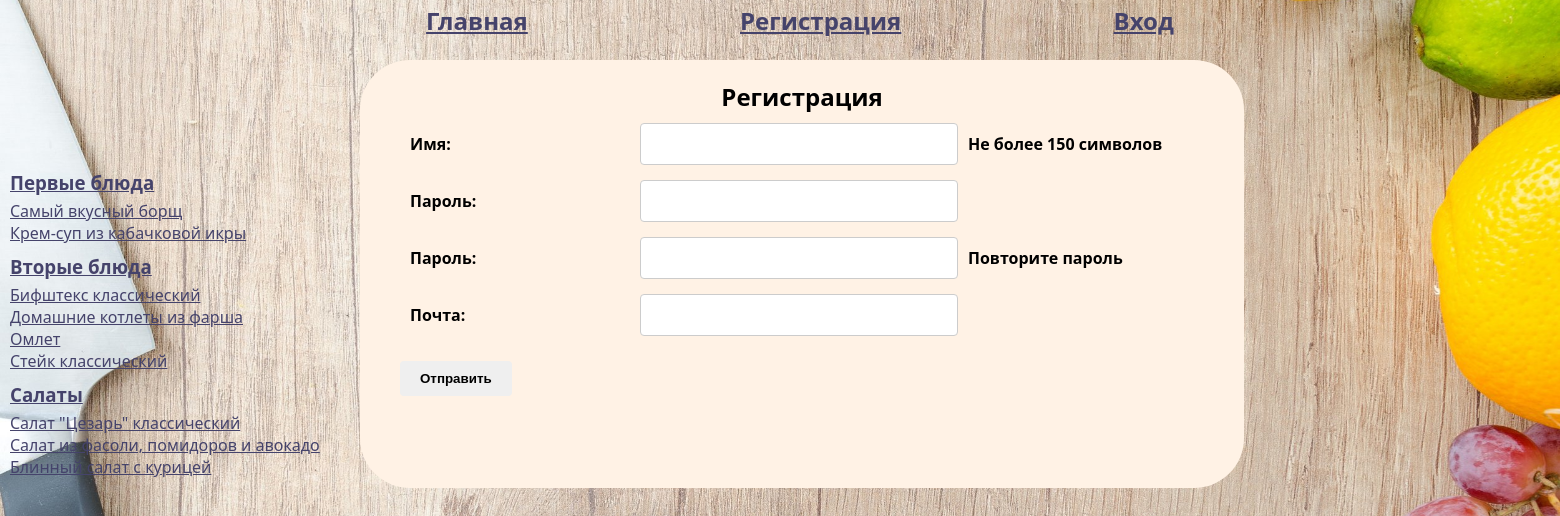
Page /registration/ on the committed database.
### recipe_website/models.py (models this page shows, shortened)
class Categories(models.Model):
    categories_name = models.CharField(max_length=100, unique=True)

class Recipes(models.Model):
    name_recept = models.CharField(max_length=100)
    description = models.CharField(max_length=500)
    ingredients = models.TextField(help_text='После каждого ингредиента ставьте ";" для разделения')
    cooking_steps = models.TextField(help_text='После каждого шага ставьте ";" для разделения')
    cooking_time = models.TimeField(help_text='Формат "чч:мм"')
    image = models.ImageField(upload_to='recipe_website')
    user = models.ForeignKey(User, on_delete=models.CASCADE)

### recipe_website/views.py (the view, shortened to what this page needs)
# urls.py: path('registration/', RegisterView.as_view(), name='registration'),
class RegisterView(CreateView):
    template_name = 'recipe_website/registration.html'
    form_class = CustomForm
    success_url = '/'
    log.info("Происходит регистрация")

### recipe_website/forms.py (shortened to what this page needs)
class CustomForm(UserCreationForm):
    password1 = forms.CharField(
        widget=forms.PasswordInput,
        help_text='',
        validators=[],
    )
    password2 = forms.CharField(
        widget=forms.PasswordInput,
        help_text='Повторите пароль',
        validators=[],
    )
    email = forms.EmailField(
        error_messages={"invalid": "Неверный формат почты"},
    )
    def __init__(self, *args, **kwargs):
        super().__init__(*args, **kwargs)
        self.fields['username'].label = 'Имя'
        self.fields['password1'].label = 'Пароль'
        self.fields['password2'].label = 'Пароль'
        self.fields['email'].label = 'Почта'
    class Meta:
        model = User
        fields = ['username', 'password1', 'password2', 'email']
        error_messages = {
            'username': {
                'unique': "Пользователь с таким именем уже существует.",
            },
        }
        help_texts = {
            'username': 'Не более 150 символов',
        }

### recipe_website/context_processors.py (called while the page is built)
def categories(request):
    list_categories = Categories.objects.all()
    recipes = Recipes.objects.all()
    summary = Summary.objects.all()
    dict_categories = {(category.categories_name, category.pk): [] for category in list_categories}
    for category in list_categories:
        recipes_id = summary.filter(categories=category.pk).values_list('recipes_id', flat=True)
        dict_categories[(category.categories_name, category.pk)] = recipes.filter(id__in=recipes_id).order_by('-id')[:4]
    return {'dict_categories': dict_categories}

### recipe_website/templates/recipe_website/registration.html (shortened to what this page needs)
{% extends 'recipe_website/index.html' %}
{% block right_bar %}
    <h2>Регистрация</h2>
    <form method="post">
        {{ form.as_p }}
    <button type="submit">Отправить</button>
    </form>
{% endblock %}

### recipe_website/templates/recipe_website/base.html (shortened to what this page needs)
<!DOCTYPE html>
<html lang="en">
<head>
    {% load static %}
    <link rel="stylesheet" href={% static 'static_recipe_website/style.css' %}>
</head>
<body>
    <header class="header">
        <div class="menu_header">
            <a href="{% url "recipe_website:index_page" %}"><h2>Главная</h2></a>
            {% if user.is_authenticated %}
                <a href="{% url "recipe_website:my_recept" %}"><h2>Мои рецепты</h2></a>
                <a href="{% url "recipe_website:create_recept" %}"><h2>Написать рецепт</h2></a>
                <a href="{% url "recipe_website:logout" %}"><h2>Выход</h2></a>
                 {% else %}
                <a href="{% url "recipe_website:registration" %}"><h2>Регистрация</h2></a>
                <a href="{% url "recipe_website:login" %}"><h2>Вход</h2></a>
            {% endif %}
        </div>
    </header>
    <div class="top_1">
        <div class="left_bar">
            {% block left_bar %}
                <div class="left_bar_text">
                    {% for category, recipes in dict_categories.items %}
                        <div class="category">
                            <h3><a href="{% url 'recipe_website:categories' pk=category.1 %}">{{ category.0 }}</a></h3>
                            {% for recept in recipes %}
                                <a href="{% url 'recipe_website:recept_detail' pk=recept.pk %}">{{ recept.name_recept }}</a>
                                <br>
                            {% endfor %}
                        </div>
                    {% endfor %}
                </div>
            {% endblock %}
        </div>
        <div class="right_bar">
            <div class="list_text_center">
                {% block right_bar %}
                {% endblock %}
            </div>
        </div>
    </div>
</body>
</html>

### recipe_website/static/static_recipe_website/style.css (style rules this page uses)
* { margin: 0; padding: 0; }
body { margin: 0 auto; width: 1600px; background-image: url("5.jpg"); background-position: center center; background-size: cover; background-repeat: no-repeat; background-attachment: fixed; font-family: Calibri, Candara, Segoe, "Segoe UI", Optima, Arial, sans-serif; font-size: 16px; }
h2 { text-align: center; padding-bottom: 10px; }
a { color: #45436b; }
.header { margin: 0 auto; padding-bottom: 10px; height: 50px; width: 60%; }
.menu_header { height: 100%; display: flex; align-items: center; justify-content: space-around; flex-wrap: wrap; }
.top_1 { display: flex; width: 90%; }
.left_bar { width: 25%; }
.left_bar_text { margin: 110px 10px 0 10px; }
.category { margin-bottom: 10px; }
.category h3 { margin-bottom: 5px; }
.right_bar { background-color: #fff2e5; border-radius: 50px; width: 60%; padding: 10px; }
.list_text_center { margin: 10px 30px 30px; }
form p { display: flex; margin-bottom: 15px; }
form label, form span { width: 220px; font-weight: bold; padding: 10px; }
form input, form textarea, form select { width: 300px; padding: 8px; border: 1px solid #ccc; border-radius: 4px; }
form button { margin-top: 10px; padding: 10px 20px; color: black; border: none; border-radius: 4px; cursor: pointer; font-weight: bold; }

### rows in the picture
Categories: categories_name "Первые блюда"
Recipes: name_recept "Самый вкусный борщ"
Recipes: name_recept "Крем-суп из кабачковой икры"
Categories: categories_name "Вторые блюда"
Recipes: name_recept "Бифштекс классический"
Recipes: name_recept "Домашние котлеты из фарша"
Recipes: name_recept "Омлет"
Recipes: name_recept "Стейк классический"
Categories: categories_name "Салаты"
Recipes: name_recept "Салат \"Цезарь\" классический"
Recipes: name_recept "Салат из фасоли, помидоров и авокадо"
Recipes: name_recept "Блинный салат с курицей"
